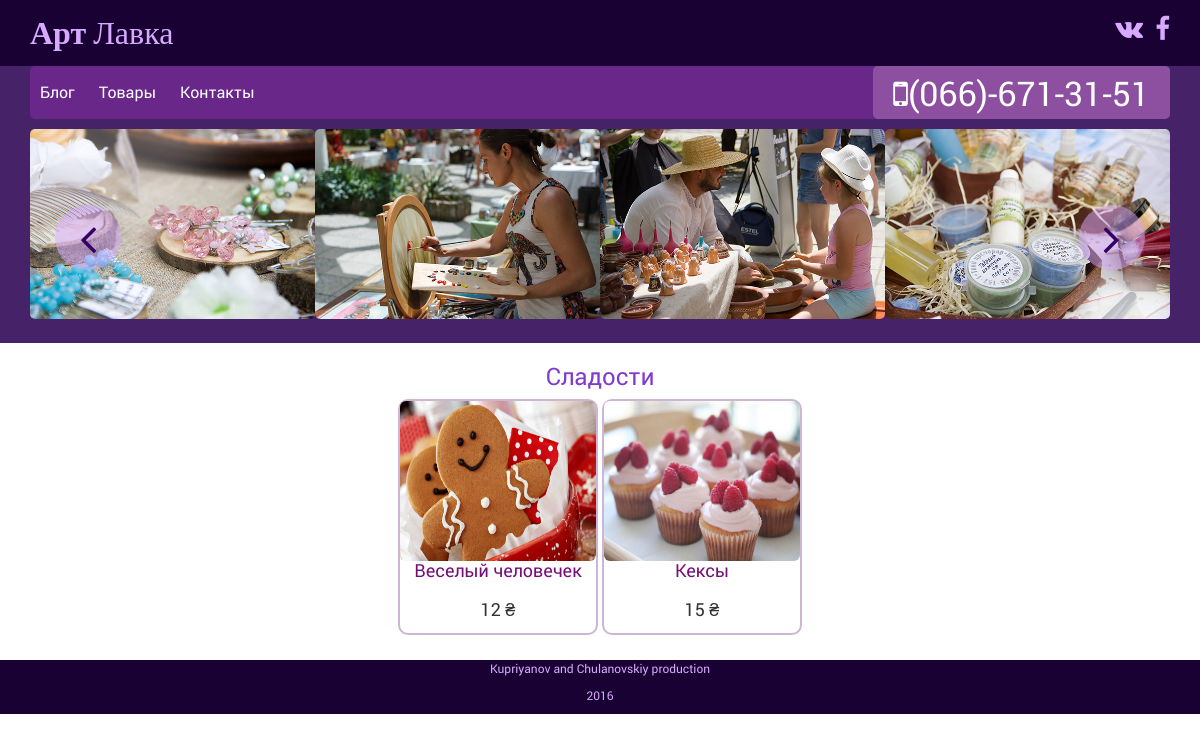
The app's page /store/category/8/, older data.
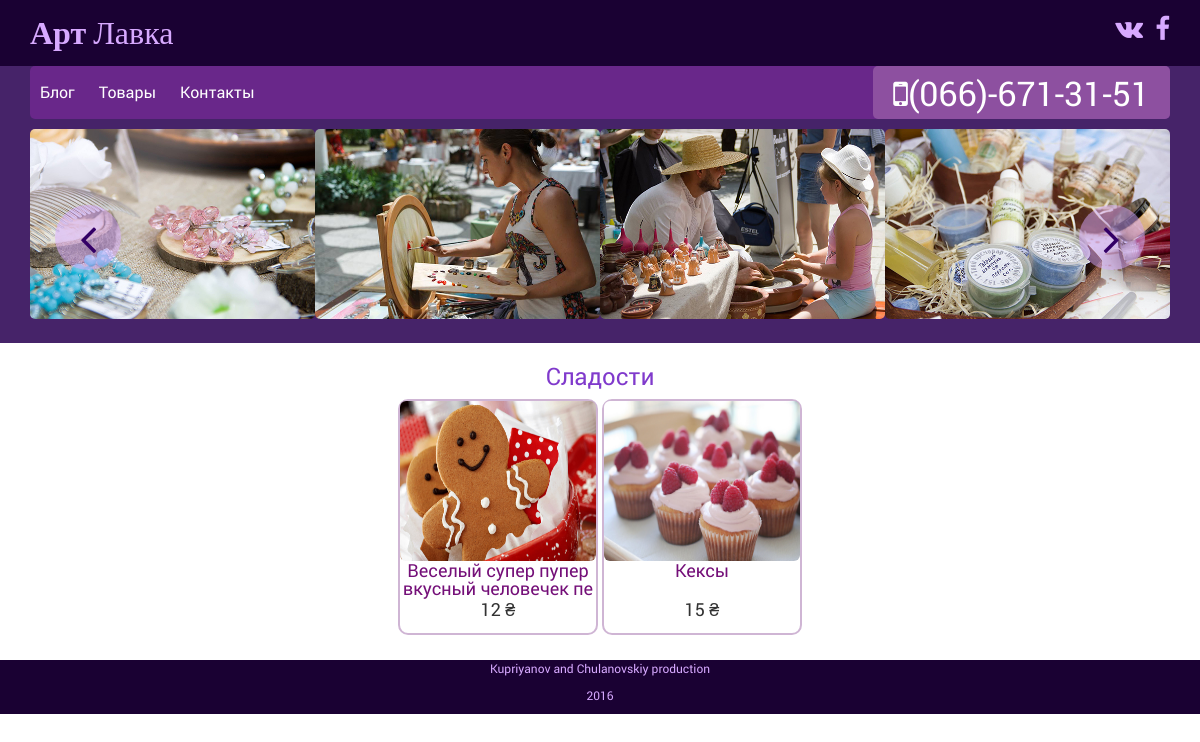
The same page, newer data.
### wood/models.py (models this page shows, shortened)
class Product(models.Model):
    name = models.CharField(max_length=100)
    image = models.ImageField(upload_to='img/shop/', default=None)
    description = models.TextField()
    price = models.PositiveIntegerField()
    category = models.ForeignKey('Category', on_delete=models.CASCADE, null=True)
    def short_name(self):
        short = ' '.join(self.name[:40].split(' '))
        return short

### wood/views.py (the view)
# urls.py: url(r'^store/category/(?P<category_id>[0-9]+)/$', views.store_category, name='store_category'),
def store_category(request, category_id):
    category = Category.objects.get(id=category_id)
    get_by_category = Product.objects.filter(category=category_id)
    content = {'products': get_by_category, 'category': category}
    return render(request, 'wood/store_category.html', content)

### wood/templates/wood/store_category.html (shortened to what this page needs)
{% extends 'wood/base.html' %}
{% block content %}
    <div class="container">
     <div class='col-md-12 store'>
        <div class="store_category_name">
            <h3>{{ category.name }}</h3>
        </div>
            {% for product in products %}
            <div class="store_page_items">
                <img src="{{ product.image.url }}" alt='{{ product.name }}' class="store_images img-rounded img-responsive"/>
                <div class="store_page_items_info">
                    <div class="store_page_items_name">
                    <span><a href="{% url 'store_item' product.id %}">{{ product.short_name }}</a></span>
                    </div><p>{{ product.price }} &#8372</p>
                </div>
            </div>
            {% endfor %}
     </div>
    </div>
{% endblock %}

Row changes from the older to the newer data that the page shows:
changed Product: short_name "Веселый человечек" → "Веселый супер пупер вкусный человечек пе"
